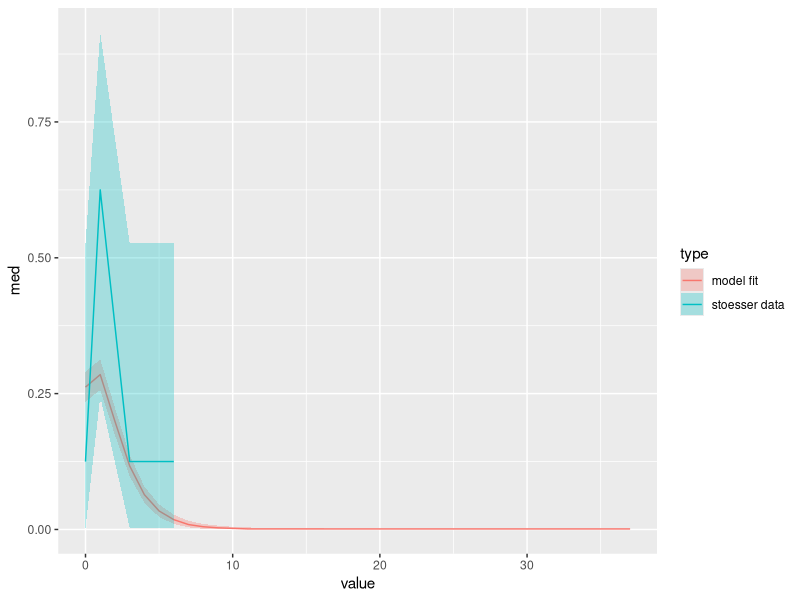

Recreate this plot in R. (Note: this script raises an error after producing the figure.)
## ---- chunk 1

library(tidyverse)
library(lme4)
library(patchwork)

tibble(
       subject =           c(244,86,232,357,45,813,1178,717),
       n_esbl_clones =     c(1,  6, 1,  1,  1, 1,  3,   0), 
       n_non_esbl_clones = c(2,  0, 4,  3,  9, 0,  0,   5),
) -> stoesser_data

# in the R notation for fitting models a random effect like this per
# participant is fitted by adding (1 | variable) so:



glmer(n_esbl_clones ~ (1 | subject), 
      family = "poisson",
      data = stoesser_data) -> m
# summarise model

summary(m)

## ---- chunk 2


stoesser_proportions <-
  stoesser_data |>
  count(n_esbl_clones) |>
  mutate(tot = sum(n)) |>
  rowwise() |>
  transmute(
    value = n_esbl_clones,
    med = n / tot,
    lci = binom.test(n,tot)$conf.int[[1]],
    uci = binom.test(n,tot)$conf.int[[2]],
    type = "stoesser data"
  )

  nsubj <- 1000
  nsim <- 10000

  simulate(m, newdata = data.frame(subject = 1:nsubj),
allow.new.levels = TRUE,
         nsim = nsim,
re.form = NA
) |>
pivot_longer(everything())|>
count(name, value) |>
group_by(name) |>
mutate(prop = n/sum(n)) |>
group_by(value) |>
summarise(lci = quantile(prop, 0.025),
med = median(prop),
uci = quantile(prop, 0.975),
type = "model fit") |>
ggplot(aes(value, med, ymin = lci, ymax = uci, color = type, fill = type)) +
  geom_line() +
  geom_ribbon(color = NA, alpha = 0.3) +
  geom_line(data = stoesser_proportions) +
  geom_ribbon(data = stoesser_proportions, alpha = 0.3, color = NA) 


  simulate(m, newdata = data.frame(subject = 1:nsubj),
allow.new.levels = TRUE,
         nsim = nsim,
re.form = NA
) |>
  as.data.frame() |>
  pivot_longer(everything()) |>
  ggplot(aes(value)) +
    stat_ecdf(geom = "line") +
    geom_hline(yintercept = 0.95, linetype = "dotted") +
    scale_x_continuous(breaks = c(0:10,20,30, 40))


## ---- chunk 3

div_data <- read_csv("diversity_data.csv")

# convert to proportion with CI

div_data |> 
count(Study, n_clones) |>
group_by(Study) |>
  mutate(tot = sum(n)) |>
  rowwise() |>
  transmute(
            Study = Study,
    n_clones = n_clones,
    prop = n / tot,
    lci = binom.test(n,tot)$conf.int[[1]],
    uci = binom.test(n,tot)$conf.int[[2]],
  ) |>
           ggplot(aes(n_clones, prop, ymin = lci, ymax = uci, color = Study,
                      fill = Study)) +
                  geom_line(size = 1) +
                  geom_ribbon(color = NA, alpha = 0.3)



## ---- chunk 4

# if we're going to do the same thing multiple times - make a function!

simulate_and_plot_from_fitted_model <- function(fitted_model,
                                                raw_data,
                                                study_name,
                                                nsubj = 1000,
                                                nsim = 10000) {
  raw_data |>
    count(n_clones) |>
    mutate(tot = sum(n)) |>
    rowwise() |>
    transmute(
      value = n_clones,
      med = n / tot,
      lci = binom.test(n, tot)$conf.int[[1]],
      uci = binom.test(n, tot)$conf.int[[2]],
      type = "raw data"
    ) -> raw_data_props

  simulate(fitted_model,
    newdata = data.frame(pid = 1:nsubj),
    allow.new.levels = TRUE,
    nsim = nsim,
    re.form = NA
  ) -> sims_df

  sims_df |>
    pivot_longer(everything()) |>
    count(name, value) |>
    group_by(name) |>
    mutate(prop = n / sum(n)) |>
    group_by(value) |>
    summarise(
      lci = quantile(prop, 0.025),
      med = median(prop),
      uci = quantile(prop, 0.975),
      type = "model fit"
    ) |>
    ggplot(aes(value, med, ymin = lci, ymax = uci, color = type, fill = type)) +
    geom_line() +
    geom_ribbon(color = NA, alpha = 0.3) +
    geom_line(data = raw_data_props) +
    geom_ribbon(data = raw_data_props, alpha = 0.3, color = NA) +
    labs(title = paste0("Study: ", study_name)) -> plot_a


  sims_df |>
    pivot_longer(everything()) |>
    ggplot(aes(value)) +
    stat_ecdf(geom = "line") +
    geom_hline(yintercept = 0.95, linetype = "dotted") +
    scale_x_continuous(breaks = c(0:10, 20, 30, 40)) +
    labs(title = paste0("Study: ", study_name)) -> plot_b

  return(list(plot_a, plot_b))
}




## ---- chunk 5

glmer(n_clones ~ (1 | pid), 
      family = "poisson",
      data = filter(div_data, Study == "Ludden" ),
      control = glmerControl(optimizer = "bobyqa")) -> m2

summary(m2)

simulate_and_plot_from_fitted_model(
  fitted_model = m2,
  raw_data = filter(div_data, Study == "Ludden"),
  study_name = "Ludden")


## ---- chunk 6

glmer(n_clones ~ (1 | pid), 
      family = "poisson",
      data = filter(div_data, Study == "Dixit" ),
      control = glmerControl(optimizer = "bobyqa")) -> m3

summary(m3)

simulate_and_plot_from_fitted_model(
  fitted_model = m3,
  raw_data = filter(div_data, Study == "Dixit"),
  study_name = "Dixit") 




## ---- chunk 7

glmer(n_clones ~ (1 | pid), 
      family = "poisson",
      data = filter(div_data, Study == "Foster-Nyako" ),
      control = glmerControl(optimizer = "bobyqa")) -> m4

summary(m4)

simulate_and_plot_from_fitted_model(
  fitted_model = m4,
  raw_data = filter(div_data, Study == "Foster-Nyako"),
  study_name = "Foster-Nyako")

## ---- chunk 8

glmer(n_clones ~ (1 | pid), 
      family = "poisson",
      data = filter(div_data, Study == "Schlager" ),
      control = glmerControl(optimizer = "bobyqa")) -> m5

summary(m5)

simulate_and_plot_from_fitted_model(
  fitted_model = m5,
  raw_data = filter(div_data, Study == "Schlager"),
  study_name = "Schlager")

